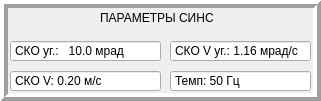
    <widget class="QFrame" name="frame_12">
     <property name="geometry">
      <rect>
       <x>440</x>
       <y>10</y>
       <width>321</width>
       <height>101</height>
      </rect>
     </property>
     <property name="frameShape">
      <enum>QFrame::Box</enum>
     </property>
     <property name="frameShadow">
      <enum>QFrame::Raised</enum>
     </property>
     <property name="lineWidth">
      <number>4</number>
     </property>
     <widget class="QDoubleSpinBox" name="doubleSpinBox_9">
      <property name="geometry">
       <rect>
        <x>10</x>
        <y>40</y>
        <width>151</width>
        <height>22</height>
       </rect>
      </property>
      <property name="buttonSymbols">
       <enum>QAbstractSpinBox::NoButtons</enum>
      </property>
      <property name="prefix">
       <string>СКО уг.:   </string>
      </property>
      <property name="suffix">
       <string> мрад</string>
      </property>
      <property name="decimals">
       <number>1</number>
      </property>
      <property name="maximum">
       <double>100.000000000000000</double>
      </property>
      <property name="singleStep">
       <double>0.010000000000000</double>
      </property>
      <property name="stepType">
       <enum>QAbstractSpinBox::AdaptiveDecimalStepType</enum>
      </property>
      <property name="value">
       <double>10.000000000000000</double>
      </property>
     </widget>
     <widget class="QDoubleSpinBox" name="doubleSpinBox_10">
      <property name="geometry">
       <rect>
        <x>170</x>
        <y>40</y>
        <width>141</width>
        <height>22</height>
       </rect>
      </property>
      <property name="buttonSymbols">
       <enum>QAbstractSpinBox::NoButtons</enum>
      </property>
      <property name="prefix">
       <string>СКО V уг.: </string>
      </property>
      <property name="suffix">
       <string> мрад/с</string>
      </property>
      <property name="maximum">
       <double>1000.000000000000000</double>
      </property>
      <property name="singleStep">
       <double>0.010000000000000</double>
      </property>
      <property name="value">
       <double>1.160000000000000</double>
      </property>
     </widget>
     <widget class="QLabel" name="label_12">
      <property name="geometry">
       <rect>
        <x>100</x>
        <y>10</y>
        <width>171</width>
        <height>16</height>
       </rect>
      </property>
      <property name="text">
       <string>ПАРАМЕТРЫ СИНС</string>
      </property>
     </widget>
     <widget class="QDoubleSpinBox" name="doubleSpinBox_11">
      <property name="geometry">
       <rect>
        <x>10</x>
        <y>70</y>
        <width>151</width>
        <height>22</height>
       </rect>
      </property>
      <property name="buttonSymbols">
       <enum>QAbstractSpinBox::NoButtons</enum>
      </property>
      <property name="prefix">
       <string>СКО V: </string>
      </property>
      <property name="suffix">
       <string> м/с</string>
      </property>
      <property name="maximum">
       <double>1000.000000000000000</double>
      </property>
      <property name="singleStep">
       <double>0.010000000000000</double>
      </property>
      <property name="value">
       <double>0.200000000000000</double>
      </property>
     </widget>
     <widget class="QDoubleSpinBox" name="doubleSpinBox_12">
      <property name="geometry">
       <rect>
        <x>170</x>
        <y>70</y>
        <width>141</width>
        <height>22</height>
       </rect>
      </property>
      <property name="buttonSymbols">
       <enum>QAbstractSpinBox::NoButtons</enum>
      </property>
      <property name="prefix">
       <string>Темп: </string>
      </property>
      <property name="suffix">
       <string> Гц</string>
      </property>
      <property name="decimals">
       <number>0</number>
      </property>
      <property name="maximum">
       <double>100000.000000000000000</double>
      </property>
      <property name="singleStep">
       <double>1.000000000000000</double>
      </property>
      <property name="stepType">
       <enum>QAbstractSpinBox::AdaptiveDecimalStepType</enum>
      </property>
      <property name="value">
       <double>50.000000000000000</double>
      </property>
     </widget>
    </widget>
